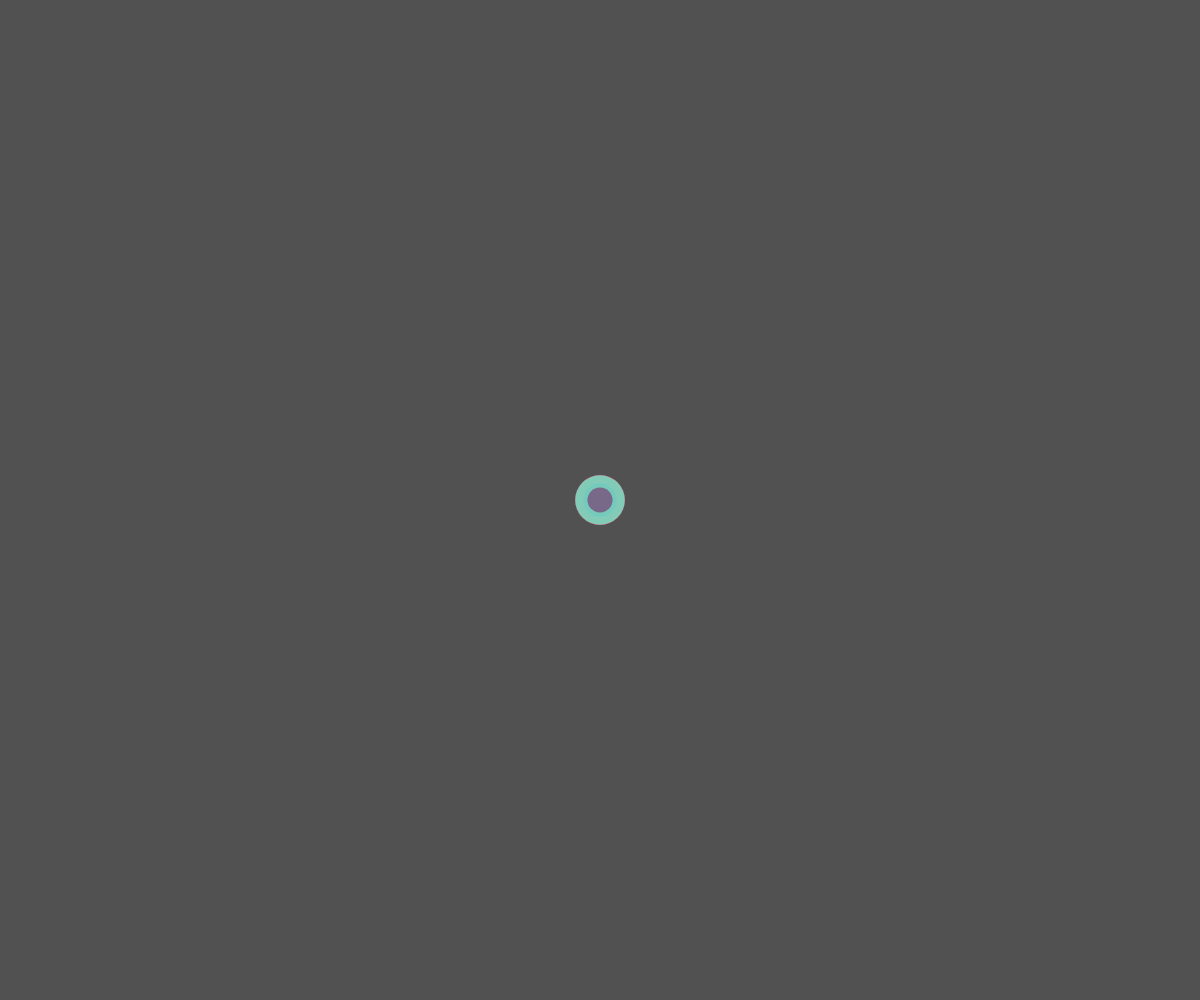
Frame 1 (no input)
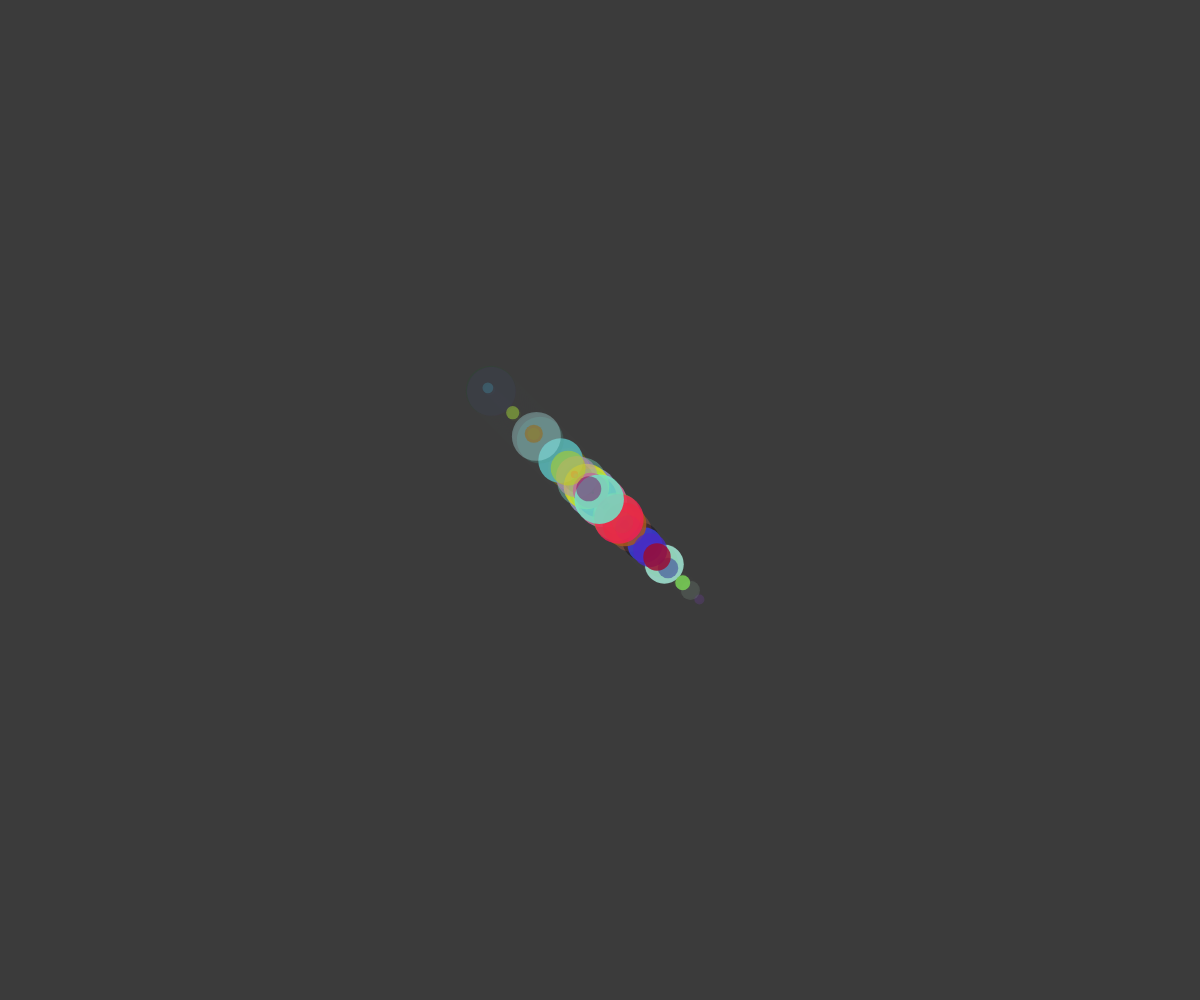
Frame 60 (no input)
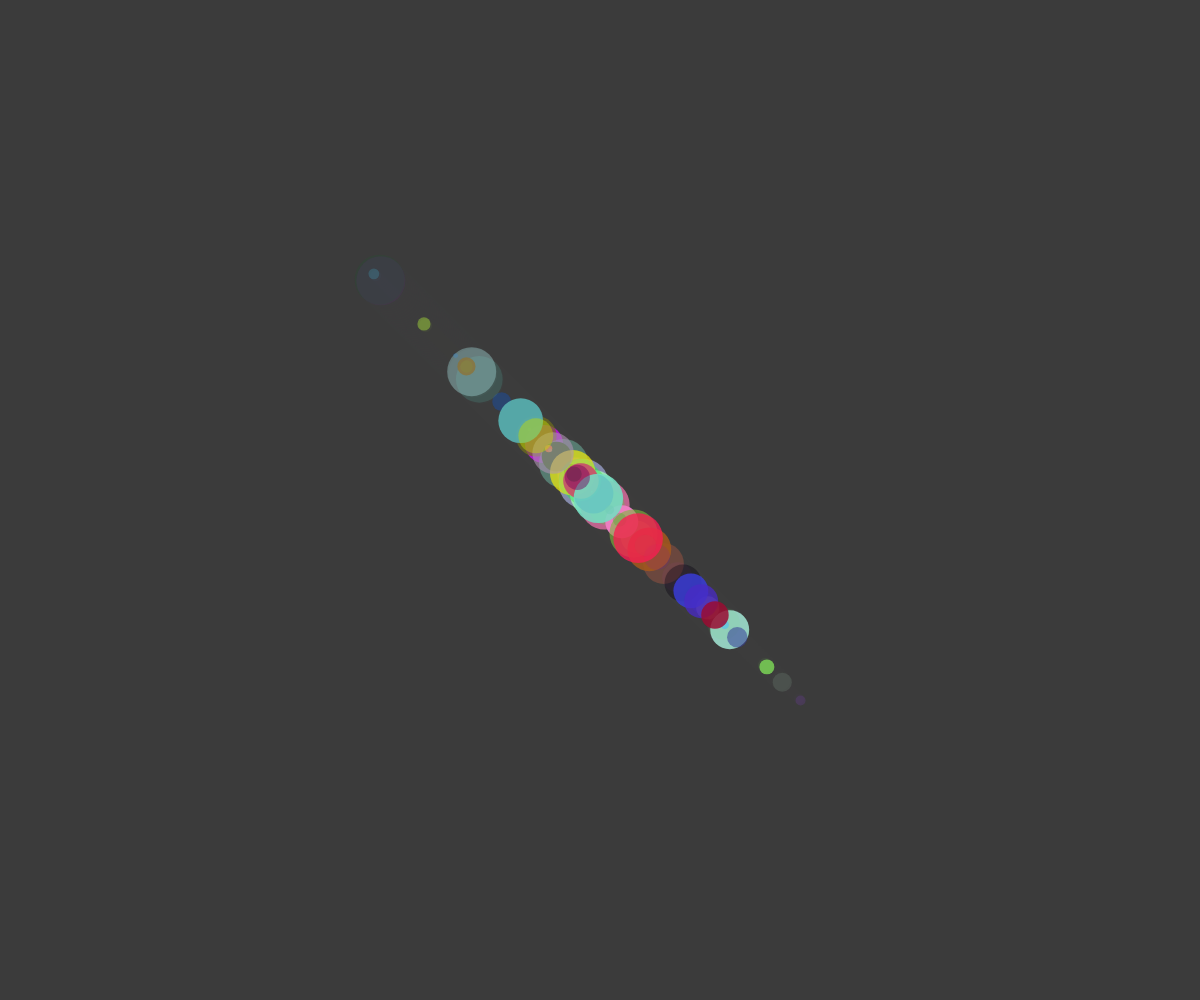
Frame 120 (the mouse pressed at the canvas centre since frame 60)

The p5.js sketch that drew these frames (run headless with seeded random() and noise() and a simulated clock; from frame 60 on, the mouse is pressed at the canvas centre):

// p5.js sketch
// ── sketch.js
/*
  Author: Tenaimi Okurude 
  Date: 02/03/2017
*/

/* Initialize an array variable colourList */
var colorList = [];
/* create a variable colourPick */
var colourPick;
/* initialize the number of balls to be pushed into the ballObjects Array */
var numOfballObjects = 80;
/* create an array to hold the ballObjects */
var balls = [];

function initializeSetup(){
  for(var i = 0; i < numOfballObjects; i++){
    balls.push(new ballObjects(windowWidth/2, windowHeight/2,
      random(50), random(2)));
  }
  for(var i = 0; i < 100; i++){
    colorList.push(color(Math.floor(random(255)), Math.floor(random(255)), Math.floor(random(255)), Math.floor(random(100))));
  }
  /* Default colour picked randomly and set to the variable colourPick */
  colourPick = color(Math.floor(random(255)), Math.floor(random(255)));
  /* setInterval function to choose a random colour from the array every 1500 milliSeconds(1.5 Second)*/
  setInterval( function(){
      /* set colour pick to a random colourList array element every 1.5 second */
      colourPick = colorList[Math.floor(Math.random()*colorList.length)];
  },
  2500);
}

function setup() {
  createCanvas(windowWidth, windowHeight);
  /* Loop to add 100 random colours into the colorList array */
  initializeSetup();
}

 /* function to handle various scrren size so it looks good on any device */
function windowResized(){
  resizeCanvas(windowWidth, windowHeight);
}

function draw() {
  /* Set body background to colourPick */
  background(colourPick);
  /* set text font to 30px */
  for(var i = 0; i < balls.length; i++){
    balls[i].show();
    balls[i].move();
    if(balls[i].getXPos() > windowWidth || balls[i].getXPos() <= 0){
      balls.splice(i, 1);
      balls.push(new ballObjects(random(windowWidth), random(windowHeight),
          random(40), random(2)));
    }
    if(balls[i].getYPos() > windowHeight || balls[i].getYPos() <= 0){
      balls.splice(i, 1);
      balls.push(new ballObjects(random(windowWidth), random(windowHeight),
        random(30), random(2)));
    }
  }
}

// ── ballObjects.js
function ballObjects(x, y, size, speed){
  this.x = x;
  this.y = y;
  this.s = size;
  this.colour = color(random(255), random(255), random(255), random(255));
  this.speed = random(-speed, speed);

  this.show = function(){
    noStroke();
    fill(this.colour);
    ellipse(this.x, this.y, this.s, this.s);
  }

  this.move = function(){
    this.x = this.x + this.speed;
    this.y = this.y + this.speed;
  }

  this.getXPos = function() {
    return this.x;
  }

  this.getYPos = function() {
    return this.y;
  }

}
